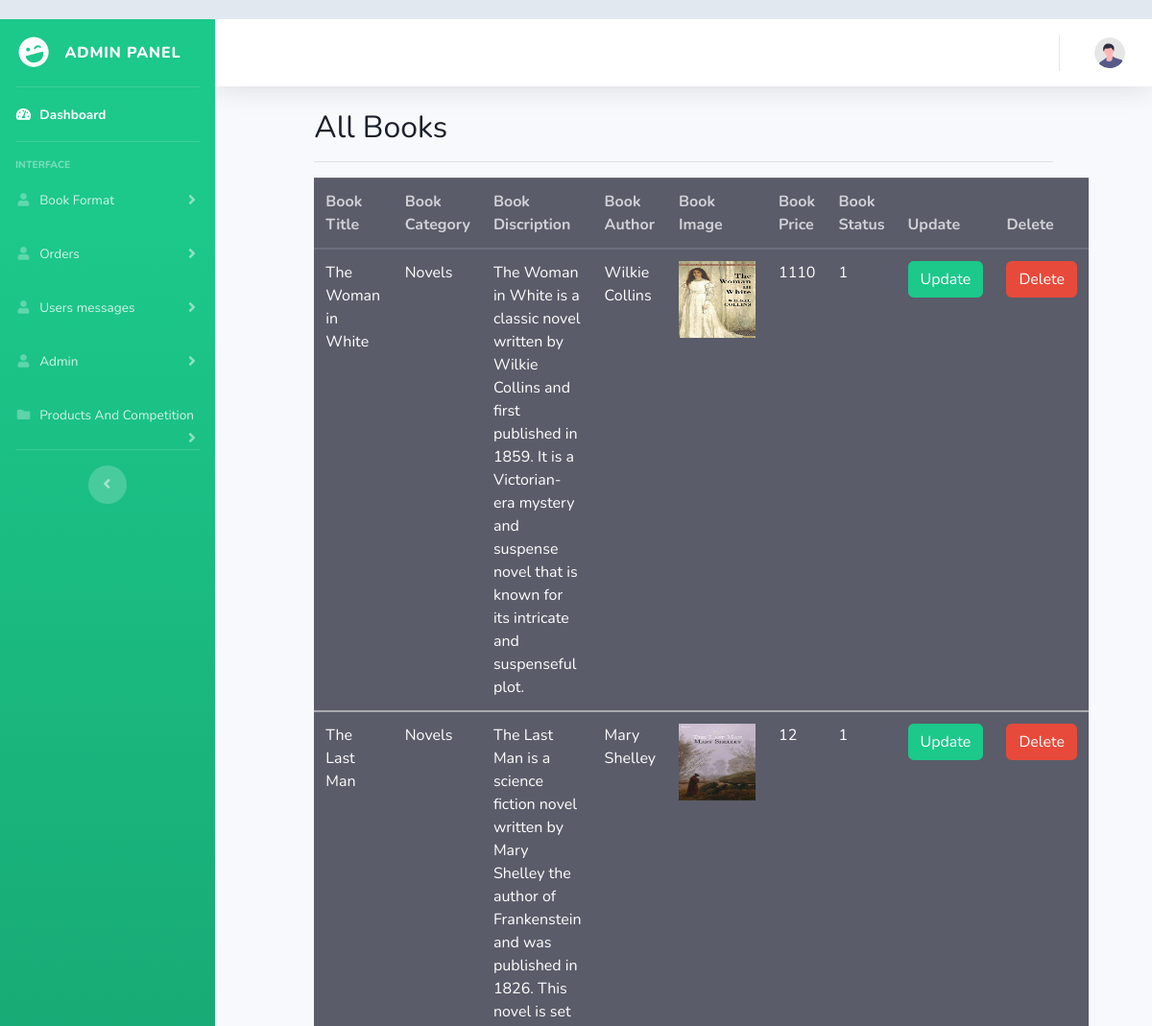
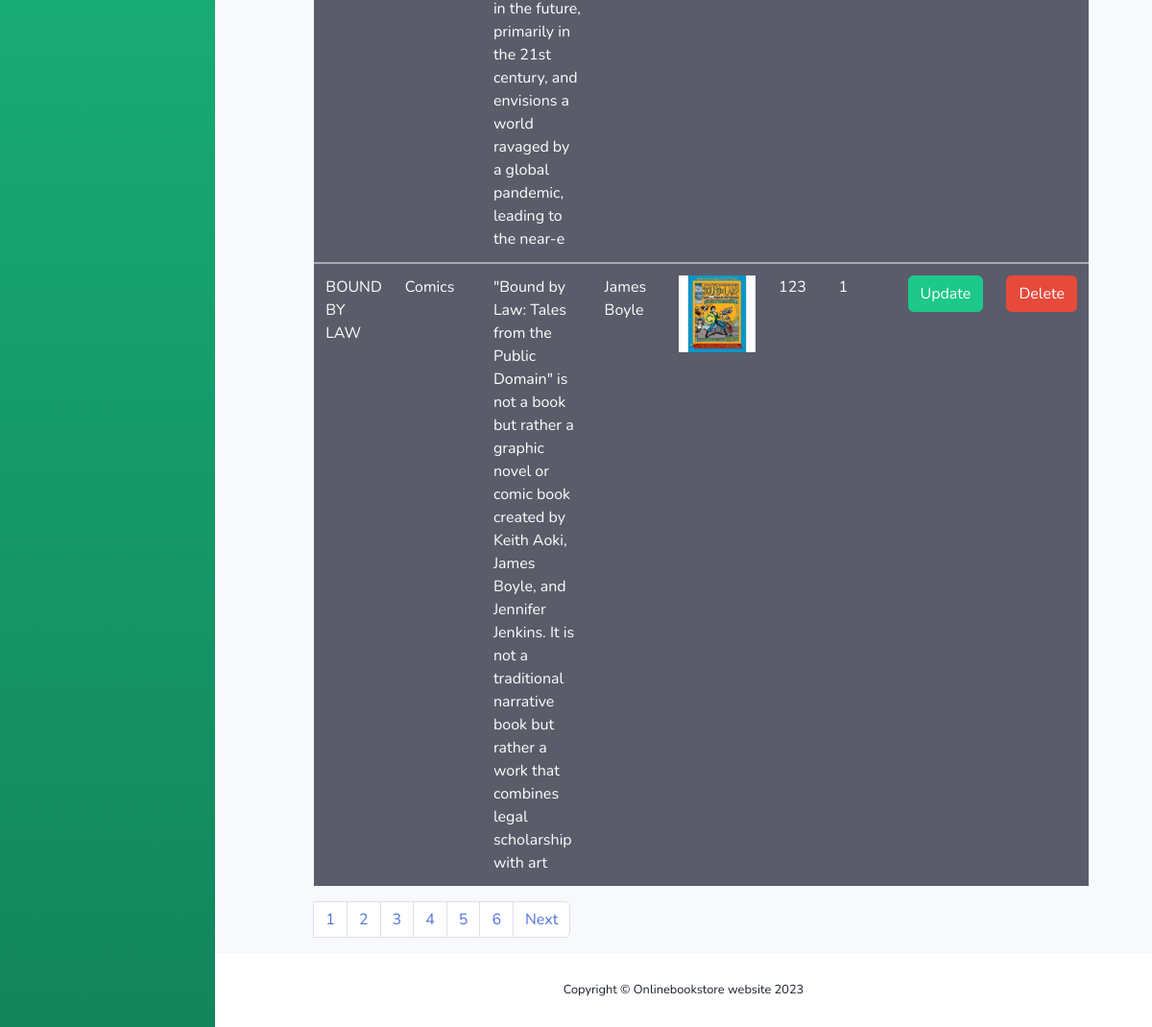
Page /adminpanel/view-product.php on the committed database (2 pictures, top to bottom).
### tables this page shows
CREATE TABLE `books_categorey` (
  `cid` int(11) NOT NULL,
  `categorey_name` varchar(255) NOT NULL,
  `cat_status` tinyint(4) NOT NULL DEFAULT 1
);

### adminpanel/view-product.php (the view, shortened to what this page needs)
<?php
include('admin/includes/header.php');
include('admin/includes/sidebar.php');
include('admin/includes/topbar.php');
?>
    <div class="container">
        <div class="row justify-content-center">
            <div class="col-xl-10 col-lg-12 col-md-9">
                <h2>All Books</h2>
                <hr>
                <?php
                include('config.php');
                $limit = 3;
                $page = $_GET['page'];
                if(isset($_GET['page'])){
                    $page = $_GET['page'];
                }else{
                    $page = 1;
                }
                $offset = ($page-1)*$limit;
                $fetch_cat = "SELECT * FROM `add-books`as b inner join `books_categorey` as c on b.category = c.cid ORDER BY `book_id` LIMIT {$offset},{$limit}";
                $fetch_result = mysqli_query($connection, $fetch_cat);
                if(mysqli_num_rows($fetch_result) > 0){
                ?>
            <table class="table table-dark">
                <thead class="bg-dark p-2 text-light bg-opacity-10" style="opacity: 75%;">
                    <tr>
                    <th scope="col">Book Title</th>
                    <th scope="col">Book Category</th>
                    <th scope="col">Book Discription</th>
                    <th scope="col">Book Author</th>
                    <th scope="col">Book Image</th>
                    <th scope="col">Book Price</th>
                    <th scope="col">Book Status</th>
                    <th scope="col">Update</th>
                    <th scope="col">Delete</th>
                    </tr>
                </thead>
                <?php while($row = mysqli_fetch_assoc($fetch_result)){ ?>
                <tbody>
                    <tr>
                    <td scope="row"><?php echo $row['book_title']; ?></td>
                    <td scope="row"><?php echo $row['categorey_name']; ?></td>
                    <td><?php echo $row['book_discription']; ?></td>
                    <td><?php echo $row['author']; ?></td>
                    <td><img src="<?php echo 'books-images/' . $row['book_img']; ?>" alt="Book Image" height="80px" width="80px"></td>
                    <td><?php echo $row['book_price']; ?></td>
                    <td><?php echo $row['book_status']; ?></td>
                    <td ><a href="updatebook.php?id=<?php echo $row['book_id']; ?>" class="btn btn-success">Update</a></td>
                    <td ><a href="deletebook.php?delid=<?php echo $row['book_id'];?>" class="btn btn-danger">Delete</a></td>
                </tr>
                </tbody>
                <?php } ?>
            </table>
            <?php
                }
                $sql1 = "SELECT * FROM `add-books`";
                $result1 = mysqli_query($connection, $sql1) or die("Pagination Query Failed");
                if(mysqli_num_rows($result1) > 0){
                    $books = mysqli_num_rows($result1);
                    $total_pages = ceil($books/$limit);
                    echo '<nav aria-label="Page navigation example">';
                    echo '<ul class="pagination">';
                    for($i = 1; $i <= $total_pages; $i++){
                        if($i == $page){
                            $active = "active";
                        }else{
                            $active = "";
                        }
                        echo '<li class="'.$active.'" class="page-item"><a class="page-link" href="view-product.php?page='. $i .'">'. $i .'</a></li>';
                        }
                        if($total_pages>$page){
                            echo '<li class="page-item"><a class="page-link" href="view-product.php?page='.($page+1).'">Next</a></li>';
                        }
                echo '</ul>';
                echo ' </nav>';
            }
            ?>
            </div>
        </div>
    </div>
</body>
</html>
<?php
include('admin/includes/footer.php');
?>

### adminpanel/css/userprofile.css (style rules this page uses)
body { margin-top:20px; color: #1a202c; text-align: left; background-color: #e2e8f0; }

### rows in the picture
add-books: book_title "The Woman in White", category.categorey_name "Novels", book_discription "The Woman in White is a classic novel written by Wilkie Collins and first published in 1859. It is a Victorian-era mystery and suspense novel that is known for its intricate and suspenseful plot.", author "Wilkie Collins", book_img (picture), book_price "1110", book_status "1"
add-books: book_title "The Last Man", category.categorey_name "Novels", book_discription "The Last Man is a science fiction novel written by Mary Shelley the author of Frankenstein and was published in 1826. This novel is set in the future, primarily in the 21st century, and envisions a world ravaged by a global pandemic, leading to the near-e", author "Mary Shelley", book_img (picture), book_price "12", book_status "1"
add-books: book_title "BOUND BY LAW", category.categorey_name "Comics", book_discription "\"Bound by Law: Tales from the Public Domain\" is not a book but rather a graphic novel or comic book created by Keith Aoki, James Boyle, and Jennifer Jenkins. It is not a traditional narrative book but rather a work that combines legal scholarship with art", author "James Boyle", book_img (picture), book_price "123", book_status "1"
